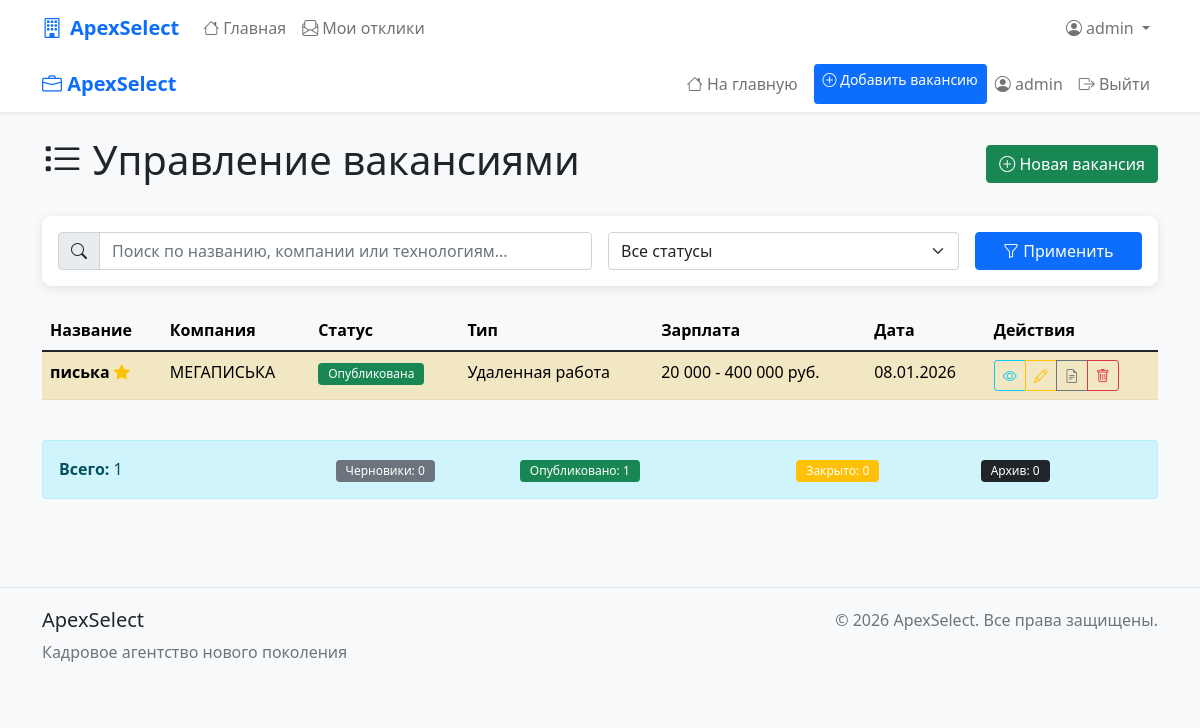
Page /vacancies/ (signed in) on the earlier database version.
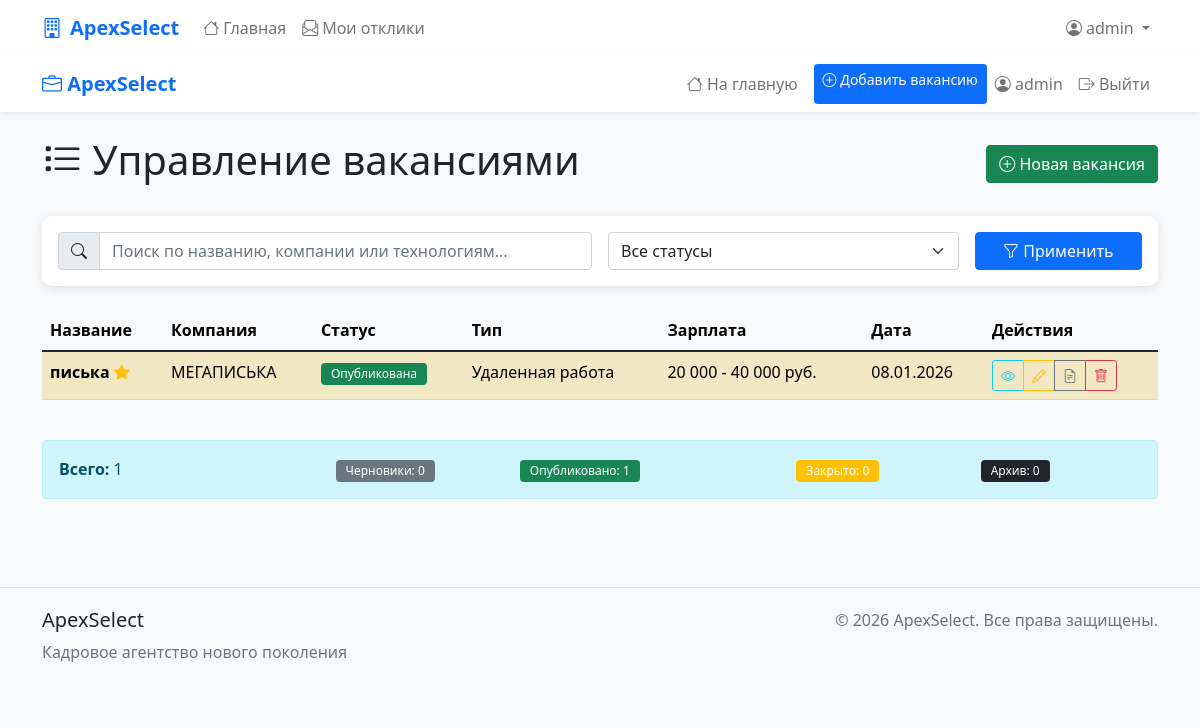
Same page on the later database version.
### apexSelect/models.py (models this page shows, shortened)
class Vacancy(models.Model):
    STATUS_CHOICES = [
        ('draft', _('Черновик')),
        ('published', _('Опубликована')),
        ('closed', _('Закрыта')),
        ('archived', _('В архиве')),
    ]
    EMPLOYMENT_TYPE_CHOICES = [
        ('full_time', _('Полная занятость')),
        ('part_time', _('Частичная занятость')),
        ('remote', _('Удаленная работа')),
        ('freelance', _('Фриланс')),
        ('internship', _('Стажировка')),
    ]
    EXPERIENCE_CHOICES = [
        ('no_experience', _('Без опыта')),
        ('junior', _('Junior')),
        ('middle', _('Middle')),
        ('senior', _('Senior')),
        ('lead', _('Lead')),
    ]
    title = models.CharField(_('Название вакансии'), max_length=200)
    company = models.CharField(_('Компания'), max_length=200)
    location = models.CharField(_('Локация'), max_length=200, default='Москва')
    short_description = models.TextField(_('Краткое описание'), max_length=500)
    full_description = models.TextField(_('Полное описание'))
    requirements = models.TextField(_('Требования'))
    responsibilities = models.TextField(_('Обязанности'))
    benefits = models.TextField(_('Условия и бонусы'), blank=True)
    salary_min = models.IntegerField(_('Зарплата от'), null=True, blank=True)
    salary_max = models.IntegerField(_('Зарплата до'), null=True, blank=True)
    currency = models.CharField(_('Валюта'), max_length=10, default='руб.')
    employment_type = models.CharField(
        _('Тип занятости'),
        max_length=20,
        choices=EMPLOYMENT_TYPE_CHOICES,
        default='full_time'
    )
    experience = models.CharField(
        _('Требуемый опыт'),
        max_length=20,
        choices=EXPERIENCE_CHOICES,
        default='no_experience'
    )
    technologies = models.CharField(_('Технологии'), max_length=500, blank=True,
                                    help_text=_('Укажите технологии через запятую'))
    status = models.CharField(
        _('Статус'),
        max_length=20,
        choices=STATUS_CHOICES,
        default='draft'
    )
    created_by = models.ForeignKey(
        settings.AUTH_USER_MODEL,  # Это ссылка на CustomUser из настроек
        on_delete=models.SET_NULL,
        null=True,
        blank=True,
        related_name='vacancies',
        verbose_name=_('Создатель')
    )
    published_at = models.DateTimeField(_('Дата публикации'), null=True, blank=True)
    expires_at = models.DateTimeField(_('Действует до'), null=True, blank=True)
    created_at = models.DateTimeField(_('Дата создания'), auto_now_add=True)
    updated_at = models.DateTimeField(_('Дата обновления'), auto_now=True)
    is_featured = models.BooleanField(_('Рекомендуемая'), default=False)
    is_remote = models.BooleanField(_('Удаленная работа'), default=False)
    is_relocation = models.BooleanField(_('Релокация'), default=False)
    is_active = models.BooleanField(_('Активна'), default=True)
    response_count = models.IntegerField(_('Количество откликов'), default=0)
    class Meta:
        verbose_name = _('Вакансия')
        verbose_name_plural = _('Вакансии')
        ordering = ['-created_at']
    def get_salary_display(self):
        if self.salary_min and self.salary_max:
            return f"{self.salary_min:,} - {self.salary_max:,} {self.currency}".replace(',', ' ')
        elif self.salary_min:
            return f"от {self.salary_min:,} {self.currency}".replace(',', ' ')
        elif self.salary_max:
            return f"до {self.salary_max:,} {self.currency}".replace(',', ' ')
        return _('По договоренности')

### apexSelect/views.py (the view)
# urls.py: path('vacancies/', views.vacancy_list_view, name='vacancy_list'),
@login_required
@user_passes_test(is_admin)
def vacancy_list_view(request):
    vacancies = Vacancy.objects.all().order_by('-created_at')
    status_filter = request.GET.get('status', '')
    if status_filter:
        vacancies = vacancies.filter(status=status_filter)
    search_query = request.GET.get('q', '')
    if search_query:
        vacancies = vacancies.filter(
            Q(title__icontains=search_query) |
            Q(company__icontains=search_query) |
            Q(technologies__icontains=search_query)
        )
    total = vacancies.count()
    draft_count = Vacancy.objects.filter(status='draft').count()
    published_count = Vacancy.objects.filter(status='published').count()
    closed_count = Vacancy.objects.filter(status='closed').count()
    archived_count = Vacancy.objects.filter(status='archived').count()
    return render(request, 'vacancies/vacancy_list.html', {
        'vacancies': vacancies,
        'status_filter': status_filter,
        'search_query': search_query,
        'total': total,
        'draft_count': draft_count,
        'published_count': published_count,
        'closed_count': closed_count,
        'archived_count': archived_count,
    })

### apexSelect/views.py (called while the page is built)
def is_admin(user):
    return user.is_staff or user.is_superuser

### apexSelect/templates/vacancies/vacancy_list.html (shortened to what the changed rows need)
{% extends 'base.html' %}
{% block content %}
<div class="container">
    <div class="row mb-4">
        <div class="col-md-12">
            <div class="d-flex justify-content-between align-items-center mb-4">
                <h1><i class="bi bi-list-task"></i> Управление вакансиями</h1>
            </div>
            {% if vacancies %}
                <div class="table-responsive">
                    <table class="table table-hover table-striped">
                        <thead class="table-light">
                            <tr>
                                <th>Название</th>
                                <th>Компания</th>
                                <th>Статус</th>
                                <th>Тип</th>
                                <th>Зарплата</th>
                                <th>Дата</th>
                                <th>Действия</th>
                            </tr>
                        </thead>
                        <tbody>
                            {% for vacancy in vacancies %}
                                <tr {% if vacancy.is_featured %}class="table-warning"{% endif %}>
                                    <td>
                                        <strong>{{ vacancy.title|truncatechars:30 }}</strong>
                                        {% if vacancy.is_featured %}
                                            <i class="bi bi-star-fill text-warning" title="Рекомендуемая"></i>
                                        {% endif %}
                                    </td>
                                    <td>{{ vacancy.company|truncatechars:20 }}</td>
                                    <td>
                                        {% if vacancy.status == 'draft' %}
                                            <span class="badge bg-secondary">{{ vacancy.get_status_display }}</span>
                                        {% elif vacancy.status == 'published' %}
                                            <span class="badge bg-success">{{ vacancy.get_status_display }}</span>
                                        {% elif vacancy.status == 'closed' %}
                                            <span class="badge bg-warning">{{ vacancy.get_status_display }}</span>
                                        {% elif vacancy.status == 'archived' %}
                                            <span class="badge bg-dark">{{ vacancy.get_status_display }}</span>
                                        {% endif %}
                                    </td>
                                    <td>{{ vacancy.get_employment_type_display }}</td>
                                    <td>{{ vacancy.get_salary_display }}</td>
                                    <td>{{ vacancy.created_at|date:"d.m.Y" }}</td>
                                    <td>
                                        <div class="btn-group btn-group-sm" role="group">
                                            <a href="{% url 'vacancy_detail' vacancy.pk %}"
                                               class="btn btn-outline-info"
                                               title="Просмотр"
                                               data-bs-toggle="tooltip">
                                                <i class="bi bi-eye"></i>
                                            </a>
                                            <a href="{% url 'edit_vacancy' vacancy.pk %}"
                                               class="btn btn-outline-warning"
                                               title="Редактировать"
                                               data-bs-toggle="tooltip">
                                                <i class="bi bi-pencil"></i>
                                            </a>
                                            <button class="btn btn-outline-secondary toggle-status"
                                                    data-vacancy-id="{{ vacancy.pk }}"
                                                    data-current-status="{{ vacancy.status }}"
                                                    title="Изменить статус"
                                                    data-bs-toggle="tooltip">
                                                {% if vacancy.status == 'published' %}
                                                    <i class="bi bi-file-earmark-text"></i>
                                                {% else %}
                                                    <i class="bi bi-file-earmark"></i>
                                                {% endif %}
                                            </button>
                                            <a href="{% url 'delete_vacancy' vacancy.pk %}"
                                               class="btn btn-outline-danger"
                                               title="Удалить"
                                               data-bs-toggle="tooltip">
                                                <i class="bi bi-trash"></i>
                                            </a>
                                        </div>
                                    </td>
                                </tr>
                            {% endfor %}
                        </tbody>
                    </table>
                </div>
            {% else %}
                <div class="alert alert-warning">
                    <i class="bi bi-exclamation-triangle"></i>
                    Вакансий не найдено.
                    <a href="{% url 'add_vacancy' %}" class="alert-link">Создайте первую вакансию!</a>
                </div>
            {% endif %}
        </div>
    </div>
</div>
{% endblock %}

Differences in the rows shown:
changed Vacancy "писька": salary "20 000 - 400 000 руб." → "20 000 - 40 000 руб."
